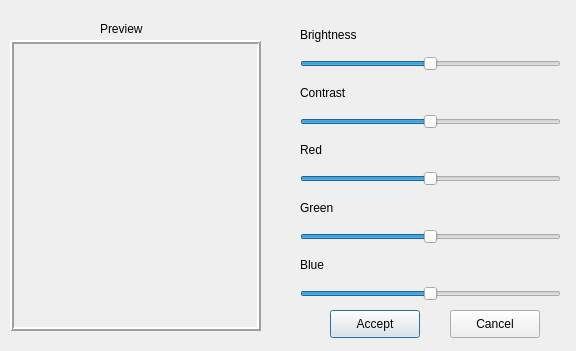
<?xml version="1.0" encoding="UTF-8"?>
<ui version="4.0">
 <class>SliderDialog</class>
 <widget class="QDialog" name="SliderDialog">
  <property name="geometry">
   <rect>
    <x>0</x>
    <y>0</y>
    <width>576</width>
    <height>351</height>
   </rect>
  </property>
  <property name="windowTitle">
   <string>Dialog</string>
  </property>
  <widget class="QLabel" name="PreviewLabel">
   <property name="geometry">
    <rect>
     <x>10</x>
     <y>40</y>
     <width>251</width>
     <height>291</height>
    </rect>
   </property>
   <property name="autoFillBackground">
    <bool>true</bool>
   </property>
   <property name="frameShape">
    <enum>QFrame::Box</enum>
   </property>
   <property name="frameShadow">
    <enum>QFrame::Raised</enum>
   </property>
   <property name="lineWidth">
    <number>2</number>
   </property>
   <property name="text">
    <string/>
   </property>
   <property name="scaledContents">
    <bool>true</bool>
   </property>
  </widget>
  <widget class="QLabel" name="label">
   <property name="geometry">
    <rect>
     <x>100</x>
     <y>20</y>
     <width>65</width>
     <height>17</height>
    </rect>
   </property>
   <property name="text">
    <string>Preview</string>
   </property>
  </widget>
  <widget class="QWidget" name="layoutWidget">
   <property name="geometry">
    <rect>
     <x>300</x>
     <y>20</y>
     <width>261</width>
     <height>281</height>
    </rect>
   </property>
   <layout class="QVBoxLayout" name="verticalLayout">
    <item>
     <widget class="QLabel" name="label_2">
      <property name="text">
       <string>Brightness</string>
      </property>
     </widget>
    </item>
    <item>
     <widget class="QSlider" name="brightness">
      <property name="maximum">
       <number>100</number>
      </property>
      <property name="value">
       <number>50</number>
      </property>
      <property name="orientation">
       <enum>Qt::Horizontal</enum>
      </property>
     </widget>
    </item>
    <item>
     <widget class="QLabel" name="label_3">
      <property name="text">
       <string>Contrast</string>
      </property>
     </widget>
    </item>
    <item>
     <widget class="QSlider" name="Contrast">
      <property name="minimum">
       <number>0</number>
      </property>
      <property name="maximum">
       <number>200</number>
      </property>
      <property name="value">
       <number>100</number>
      </property>
      <property name="orientation">
       <enum>Qt::Horizontal</enum>
      </property>
     </widget>
    </item>
    <item>
     <widget class="QLabel" name="label_4">
      <property name="text">
       <string>Red</string>
      </property>
     </widget>
    </item>
    <item>
     <widget class="QSlider" name="Red">
      <property name="minimum">
       <number>-127</number>
      </property>
      <property name="maximum">
       <number>127</number>
      </property>
      <property name="orientation">
       <enum>Qt::Horizontal</enum>
      </property>
     </widget>
    </item>
    <item>
     <widget class="QLabel" name="label_5">
      <property name="text">
       <string>Green</string>
      </property>
     </widget>
    </item>
    <item>
     <widget class="QSlider" name="Green">
      <property name="minimum">
       <number>-127</number>
      </property>
      <property name="maximum">
       <number>127</number>
      </property>
      <property name="orientation">
       <enum>Qt::Horizontal</enum>
      </property>
     </widget>
    </item>
    <item>
     <widget class="QLabel" name="label_6">
      <property name="text">
       <string>Blue</string>
      </property>
     </widget>
    </item>
    <item>
     <widget class="QSlider" name="Blue">
      <property name="minimum">
       <number>-127</number>
      </property>
      <property name="maximum">
       <number>127</number>
      </property>
      <property name="orientation">
       <enum>Qt::Horizontal</enum>
      </property>
     </widget>
    </item>
   </layout>
  </widget>
  <widget class="QPushButton" name="pushButton">
   <property name="geometry">
    <rect>
     <x>330</x>
     <y>310</y>
     <width>90</width>
     <height>28</height>
    </rect>
   </property>
   <property name="text">
    <string>Accept</string>
   </property>
  </widget>
  <widget class="QPushButton" name="pushButton_2">
   <property name="geometry">
    <rect>
     <x>450</x>
     <y>310</y>
     <width>90</width>
     <height>28</height>
    </rect>
   </property>
   <property name="text">
    <string>Cancel</string>
   </property>
  </widget>
 </widget>
 <resources/>
 <connections>
  <connection>
   <sender>brightness</sender>
   <signal>sliderReleased()</signal>
   <receiver>SliderDialog</receiver>
   <slot>setBrightness()</slot>
   <hints>
    <hint type="sourcelabel">
     <x>490</x>
     <y>68</y>
    </hint>
    <hint type="destinationlabel">
     <x>575</x>
     <y>80</y>
    </hint>
   </hints>
  </connection>
  <connection>
   <sender>Contrast</sender>
   <signal>sliderReleased()</signal>
   <receiver>SliderDialog</receiver>
   <slot>setContrast()</slot>
   <hints>
    <hint type="sourcelabel">
     <x>447</x>
     <y>119</y>
    </hint>
    <hint type="destinationlabel">
     <x>575</x>
     <y>119</y>
    </hint>
   </hints>
  </connection>
  <connection>
   <sender>Red</sender>
   <signal>sliderReleased()</signal>
   <receiver>SliderDialog</receiver>
   <slot>setRed()</slot>
   <hints>
    <hint type="sourcelabel">
     <x>456</x>
     <y>182</y>
    </hint>
    <hint type="destinationlabel">
     <x>575</x>
     <y>195</y>
    </hint>
   </hints>
  </connection>
  <connection>
   <sender>Green</sender>
   <signal>sliderReleased()</signal>
   <receiver>SliderDialog</receiver>
   <slot>setGreen()</slot>
   <hints>
    <hint type="sourcelabel">
     <x>434</x>
     <y>240</y>
    </hint>
    <hint type="destinationlabel">
     <x>575</x>
     <y>254</y>
    </hint>
   </hints>
  </connection>
  <connection>
   <sender>Blue</sender>
   <signal>sliderReleased()</signal>
   <receiver>SliderDialog</receiver>
   <slot>setBlue()</slot>
   <hints>
    <hint type="sourcelabel">
     <x>430</x>
     <y>295</y>
    </hint>
    <hint type="destinationlabel">
     <x>575</x>
     <y>288</y>
    </hint>
   </hints>
  </connection>
  <connection>
   <sender>pushButton_2</sender>
   <signal>clicked()</signal>
   <receiver>SliderDialog</receiver>
   <slot>reject()</slot>
   <hints>
    <hint type="sourcelabel">
     <x>497</x>
     <y>330</y>
    </hint>
    <hint type="destinationlabel">
     <x>701</x>
     <y>337</y>
    </hint>
   </hints>
  </connection>
  <connection>
   <sender>pushButton</sender>
   <signal>clicked()</signal>
   <receiver>SliderDialog</receiver>
   <slot>commit()</slot>
   <hints>
    <hint type="sourcelabel">
     <x>380</x>
     <y>332</y>
    </hint>
    <hint type="destinationlabel">
     <x>374</x>
     <y>375</y>
    </hint>
   </hints>
  </connection>
 </connections>
 <slots>
  <slot>setBrightness()</slot>
  <slot>setContrast()</slot>
  <slot>setRed()</slot>
  <slot>setBlue()</slot>
  <slot>setGreen()</slot>
  <slot>commit()</slot>
 </slots>
</ui>
